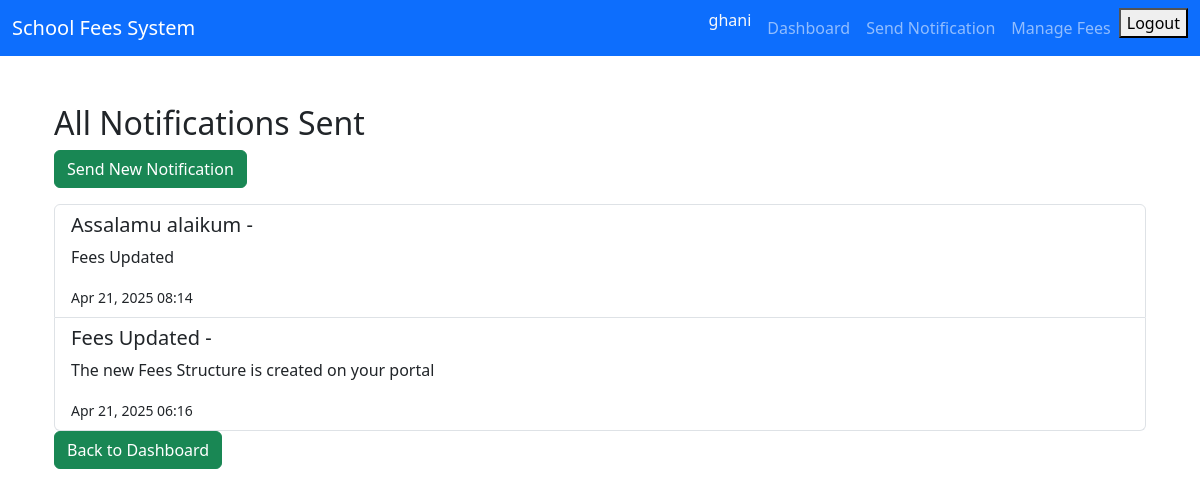
Screenshot of /payments/notifications/admin/ (signed in) with the database file from the repository.
### school_fees_system/accounts/models.py (models this page shows)
class CustomUser(AbstractUser):
    ROLE_CHOICES = (
        ('admin', 'Admin'),
        ('parent', 'Parent')
    )
    role = models.CharField(max_length=10, choices=ROLE_CHOICES)

### school_fees_system/notifications/models.py (models this page shows, shortened)
class Notification(models.Model):
    parent = models.ForeignKey(CustomUser, on_delete=models.CASCADE)
    title = models.CharField(max_length=255)
    message = models.TextField()
    created_at = models.DateTimeField(auto_now_add=True)
    is_read = models.BooleanField(default=False)

### school_fees_system/payments/views.py (the view)
# urls.py: path('notifications/admin/', views.notification_list_admin, name='notification_list_admin'),
@login_required
@user_passes_test(is_admin)
def notification_list_admin(request):
    notifications = Notification.objects.all().order_by('-created_at')
    return render(request, 'payments/notifications_admin.html', {'notifications': notifications})

### school_fees_system/payments/views.py (called while the page is built)
def is_admin(user):
    return user.role == 'admin'

### school_fees_system/payments/templates/payments/notifications_admin.html
{% extends 'base.html' %}
{% block content %}
<div class="container mt-5">
    <h2>All Notifications Sent</h2>
    <a href="{% url 'send_manual_notification' %}" class="btn btn-success mb-3">Send New Notification</a>
    <ul class="list-group">
        {% for notification in notifications %}
            <li class="list-group-item">
                <h5>{{ notification.title }} - <small>{{ notification.parent.full_name }}</small></h5>
                <p>{{ notification.message }}</p>
                <small>{{ notification.created_at|date:"M d, Y H:i" }}</small>
            </li>
        {% empty %}
            <li class="list-group-item">No notifications sent yet.</li>
        {% endfor %}
    </ul>
    <a href="{% url 'admin_dashboard' %}" class="btn btn-success">Back to Dashboard</a>
</div>
{% endblock %}

### school_fees_system/accounts/templates/base.html (shortened to what this page needs)
<!DOCTYPE html>
<html lang="en">
<head>
    <link href="https://cdn.jsdelivr.net/npm/bootstrap@5.3.2/dist/css/bootstrap.min.css" rel="stylesheet">
</head>
<body>
<nav class="navbar navbar-expand-lg navbar-dark bg-primary">
  <div class="container-fluid">
      <a class="navbar-brand" href="
        {% if request.user.role == 'parent' %}
            {% url 'parent_dashboard' %}
          {% else %}
            {% url 'admin_dashboard' %}
          {% endif %}
       ">School Fees System</a>
      <div class="collapse navbar-collapse" id="navbarNav">
          <ul class="navbar-nav ms-auto">
              {% if request.user.is_authenticated %}
                  {% if request.user.role == 'admin' %}
                    <li class="nav-item">
                      <span class="text-light me-2 bold">{{ user.username }}</span>
                    </li>
                      <li class="nav-item">
                          <a class="nav-link" href="{% url 'admin_dashboard' %}">Dashboard</a>
                      </li>
                      <li class="nav-item">
                          <a class="nav-link" href="{% url 'send_manual_notification' %}">Send Notification</a>
                      </li>
                      <li class="nav-item">
                          <a class="nav-link" href="{% url 'fee_structure_list' %}">Manage Fees</a>
                      </li>
                  {% endif %}
                  <li class="nav-item">
                    <form action="{% url 'logout' %}" method="post">
                      <button type="submit">Logout</button>
                    </form>
                  </li>
              {% else %}
                  <li class="nav-item">
                      <a class="nav-link" href="{% url 'login' %}">Login</a>
                  </li>
              {% endif %}
          </ul>
      </div>
  </div>
</nav>
<div class="container">
    {% block content %}
    {% endblock %}
</div>
</body>
</html>

### rows the page displays
CustomUser: username "ghani"
Notification: title "Assalamu alaikum", message "Fees Updated", created_at "Apr 21, 2025 08:14"
Notification: title "Fees Updated", message "The new Fees Structure is created on your portal", created_at "Apr 21, 2025 06:16"
